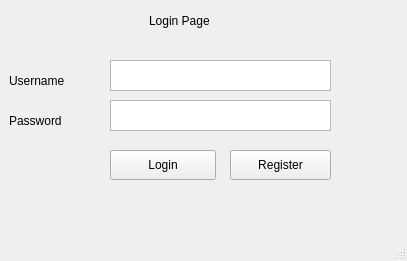
<?xml version="1.0" encoding="UTF-8"?>
<ui version="4.0">
 <class>MainWindow</class>
 <widget class="QMainWindow" name="MainWindow">
  <property name="geometry">
   <rect>
    <x>0</x>
    <y>0</y>
    <width>407</width>
    <height>261</height>
   </rect>
  </property>
  <property name="windowTitle">
   <string>HR SYSTEM</string>
  </property>
  <widget class="QWidget" name="centralwidget">
   <widget class="QPushButton" name="pushButton">
    <property name="geometry">
     <rect>
      <x>110</x>
      <y>150</y>
      <width>106</width>
      <height>30</height>
     </rect>
    </property>
    <property name="text">
     <string>Login</string>
    </property>
   </widget>
   <widget class="QPushButton" name="pushButton_2">
    <property name="geometry">
     <rect>
      <x>230</x>
      <y>150</y>
      <width>101</width>
      <height>30</height>
     </rect>
    </property>
    <property name="text">
     <string>Register</string>
    </property>
   </widget>
   <widget class="QTextEdit" name="textEdit">
    <property name="geometry">
     <rect>
      <x>110</x>
      <y>60</y>
      <width>221</width>
      <height>31</height>
     </rect>
    </property>
   </widget>
   <widget class="QTextEdit" name="textEdit_2">
    <property name="geometry">
     <rect>
      <x>110</x>
      <y>100</y>
      <width>221</width>
      <height>31</height>
     </rect>
    </property>
   </widget>
   <widget class="QLabel" name="label">
    <property name="geometry">
     <rect>
      <x>9</x>
      <y>70</y>
      <width>91</width>
      <height>21</height>
     </rect>
    </property>
    <property name="text">
     <string>Username</string>
    </property>
   </widget>
   <widget class="QLabel" name="label_2">
    <property name="geometry">
     <rect>
      <x>9</x>
      <y>110</y>
      <width>91</width>
      <height>21</height>
     </rect>
    </property>
    <property name="text">
     <string>Password</string>
    </property>
   </widget>
   <widget class="QLabel" name="label_3">
    <property name="geometry">
     <rect>
      <x>149</x>
      <y>10</y>
      <width>101</width>
      <height>21</height>
     </rect>
    </property>
    <property name="text">
     <string>Login Page</string>
    </property>
   </widget>
  </widget>
  <widget class="QStatusBar" name="statusbar"/>
 </widget>
 <resources/>
 <connections/>
</ui>
